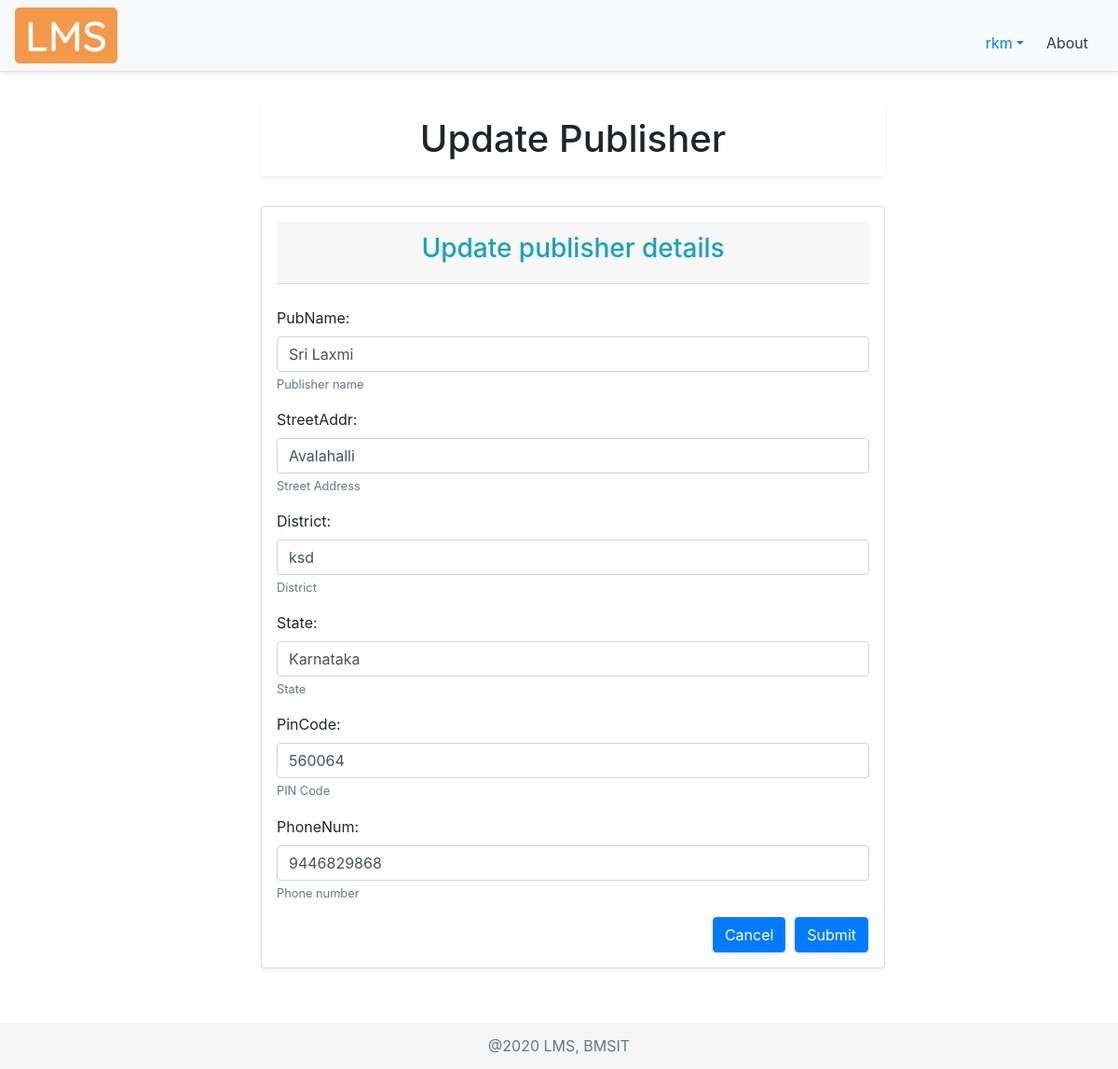
Page /updatepublisherdetails/1/ (signed in) on the committed database.
### account/models.py (models this page shows, shortened)
class Account(AbstractBaseUser):
    COURSES = (
        ("ISE","Information Science Engineering"),
        ("CSE","Computer Science Engineering"),
        ("ECE","Electronics and Communication Engineering"),
        ("ME","Mechanical Engineering"),
        ("ETE","Electronics and Telecommunication Engineering"),
        ("EEE","Electrical and Electronics Engineering"),
        ("CIV","Civil Engineering"),
        ("MCA","Master of Computer Applications"),
        ("AI&ML","Artificial Intelligence and Machine Learning")
    )
    SEM = (
        (1, 1),
        (2, 2),
        (3, 3),
        (4, 4),
        (5, 5),
        (6, 6),
        (7, 7),
        (8, 8),
    )
    email = models.EmailField(verbose_name="email", max_length=50, unique=True, help_text="Email id")
    username = models.CharField(max_length=30, unique=True, help_text="Username")
    fName = models.CharField(max_length=20, help_text='First name')
    mName = models.CharField(max_length=20, help_text='Middle name', blank=True)
    lName = models.CharField(max_length=20, help_text='Last name', blank=True)
    streetAddr = models.CharField(max_length=50, help_text="Street Address", null=True)
    district = models.CharField(max_length=20, null=True, help_text="District")
    state = models.CharField(max_length=20, null=True, help_text="State")
    pinCode = models.CharField(max_length=6, null=True, help_text="PIN Code")
    phoneNum = models.CharField(max_length=10, null=True, blank=True, help_text="Phone number")
    USN = models.CharField(max_length=10, null=True, unique=True, blank=True, help_text="University Serial Number", validators=[RegexValidator(regex='[1-4]{1}[a-zA-Z]{2}[0-9]{2}[a-zA-Z]{2}[0-9]{3}', message="Enter a valid USN", code="invalid_USN")])
    course = models.CharField(max_length=50, null=True, choices=COURSES, blank=True, help_text="Branch")
    sem = models.PositiveSmallIntegerField(null=True, choices=SEM, blank=True, help_text="Semester")
    salary = models.CharField(max_length=6, null=True, blank=True, help_text="Salary")
    date_joined = models.DateTimeField(verbose_name='date joined', auto_now_add=True)
    last_login = models.DateTimeField(verbose_name='last login', auto_now=True)
    is_admin = models.BooleanField(default=False)
    is_active = models.BooleanField(default=True)
    is_staff = models.BooleanField(default=False)
    is_superuser = models.BooleanField(default=False)
    USERNAME_FIELD = 'email'
    REQUIRED_FIELDS = ['username', 'fName']
    objects = MyAccountManager()

### libraryApp/models.py (models this page shows, shortened)
class PUBLISHER(models.Model):
    pubName = models.CharField(max_length=30, help_text="Publisher name", null=True)
    streetAddr = models.CharField(max_length=50, help_text="Street Address", null=True)
    district = models.CharField(max_length=20, help_text="District", null=True)
    state = models.CharField(max_length=20, help_text="State", null=True)
    pinCode = models.CharField(max_length=6, help_text="PIN Code", null=True)
    phoneNum = models.CharField(max_length=10, help_text="Phone number", null=True)

### libraryApp/decorators.py (the view)
    def wrapper_func(request, *args, **kwargs):
        user = request.user
        if not user.is_staff:
            messages.warning(request, "You are not allowed to access the previous requested page")
            return redirect("dashboard")
        else:
            return view_func(request, *args, **kwargs)

### libraryApp/forms.py
class AddPublisherForm(ModelForm):
    class Meta:
        model = PUBLISHER
        fields = '__all__'

### libraryApp/views.py (called while the page is built, shortened)
@login_required(login_url='signin')
@staff_only_allowed
def updatePublisherDetails(request, pubID):
    publisherDetails = 'libraryApp/add_publisher_details.html'
    publishers = PUBLISHER.objects.get(id=pubID)
    print("PUBID", pubID)
    addPublisherForm = AddPublisherForm(instance=publishers)
    context = {
        'publishers': publishers,
        'addPublisherForm': addPublisherForm,
        'option': 'Update'
    }
    return render(request, publisherDetails, context)

### libraryApp/templates/libraryApp/add_publisher_details.html (shortened to what this page needs)
{% extends 'libraryApp/add_book_template.html' %}
{% load static %}
{% load widget_tweaks %}
{% block content %}
<div class="container">
<h1 class="text-center shadow-sm p-3 bg-white rounded">{{option}} Publisher</h1>
<br>
    <div class="card card-body shadow-sm p-3 bg-white rounded">
        <form method="POST">
            <div class="card-header text-center">
                <h3 class="text-info">{{option}} publisher details</h3>
            </div>
            <br>
            <div class="" id="addPubForm">
                {% for field in addPublisherForm.visible_fields %}
                <div class="form-group">
                    {{ field.label_tag }}
                    {% render_field field class="form-control" %}
                    {% if field.help_text %}
                    <small class="form-text text-muted">{{ field.help_text }}</small>
                    {% endif %}
                </div>
                {% endfor %}
            </div>
            <div class="row justify-content-end">
                <a href="javascript:window.history.back()"><button type="button" class="btn btn-primary"
                        style="margin-right: 10px;">Cancel</button></a>
                <button type="submit" class="btn btn-primary mr-3">Submit</button>
            </div>
        </form>
    </div>
</div>
<br>
{% endblock %}

### libraryApp/templates/libraryApp/navbar.html (shortened to what this page needs)
{% load static %}
    <div class="d-flex flex-column flex-md-row align-items-center p-2 px-md-3 mb-2 bg-light border-bottom shadow-sm">
      <img class="logo my-0 mr-md-auto font-weight-normal" src="{% static '/img/lms.png' %}" alt="LMS Logo">
        <nav class="nav mt-3 mr-2">
            <div class="nav-item dropdown">
              <a class="nav-link dropdown-toggle" data-toggle="dropdown" role="button">{{request.user.username}}</a>
            </div>
            <a class="p-2 text-dark" href="{% url 'about' %}">About</a>
        </nav>
    </div>

### static/css/main.css (style rules this page uses)
html { position: relative; min-height: 100%; }
body { margin-bottom: 60px; background-color: #fff; }

### libraryApp/templates/libraryApp/add_book_template.html (style rules this page uses)
.container { width:700px; }

### rows in the picture
Account: user.username "rkm"
PUBLISHER: pubName "Sri Laxmi" "Avalahalli" "ksd" "Karnataka" "560064" "9446829868"

### other values in the picture
{{ option }} "Update"
{{ field.label_tag }} "PubName:" "StreetAddr:" "District:" "State:" "PinCode:" "PhoneNum:"
{{ field.help_text }} "Publisher name" "Street Address" "District" "State" "PIN Code" "Phone number"
